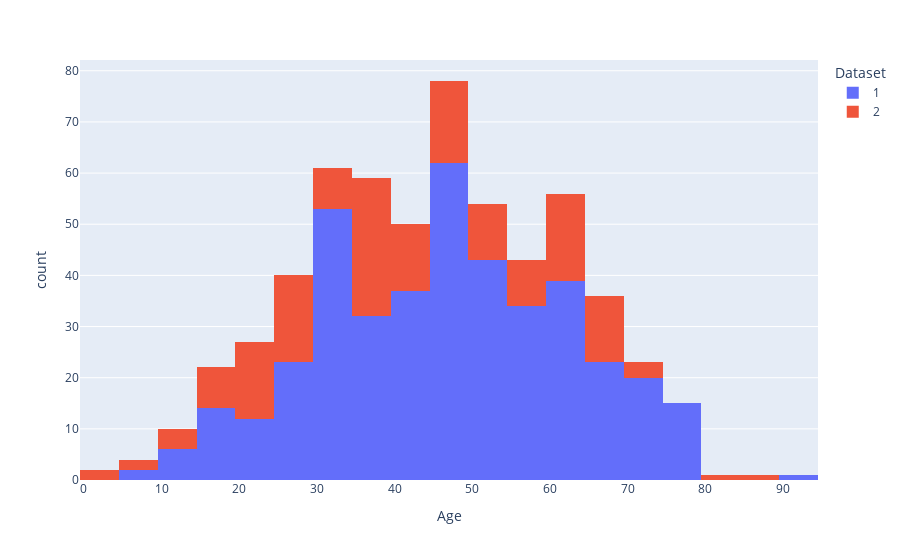
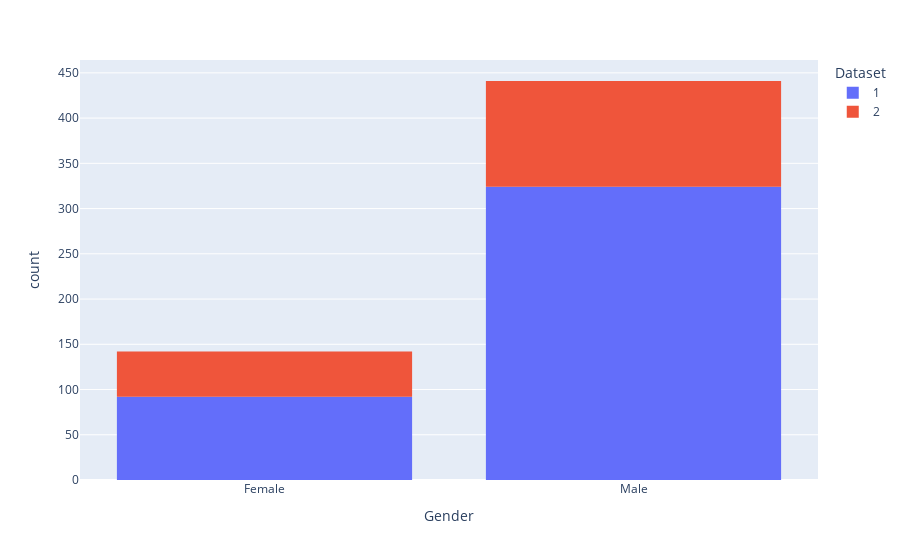
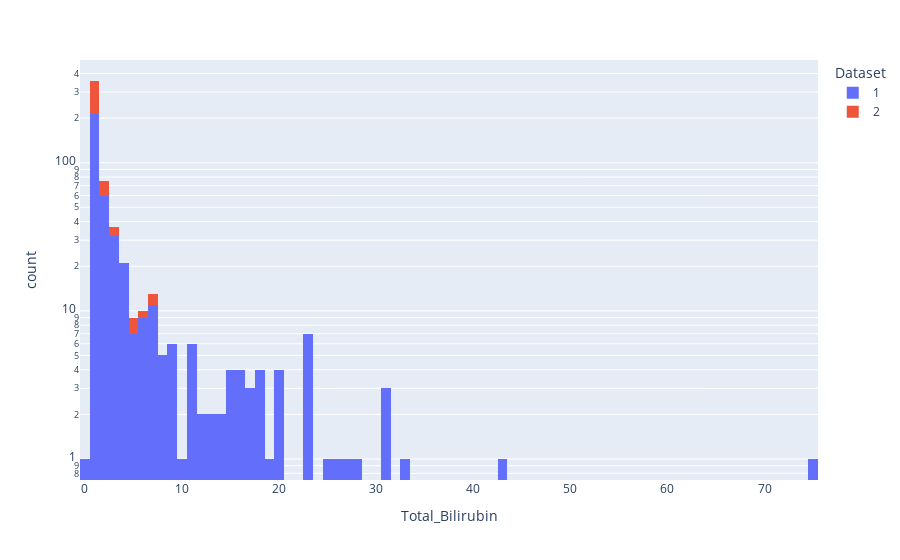
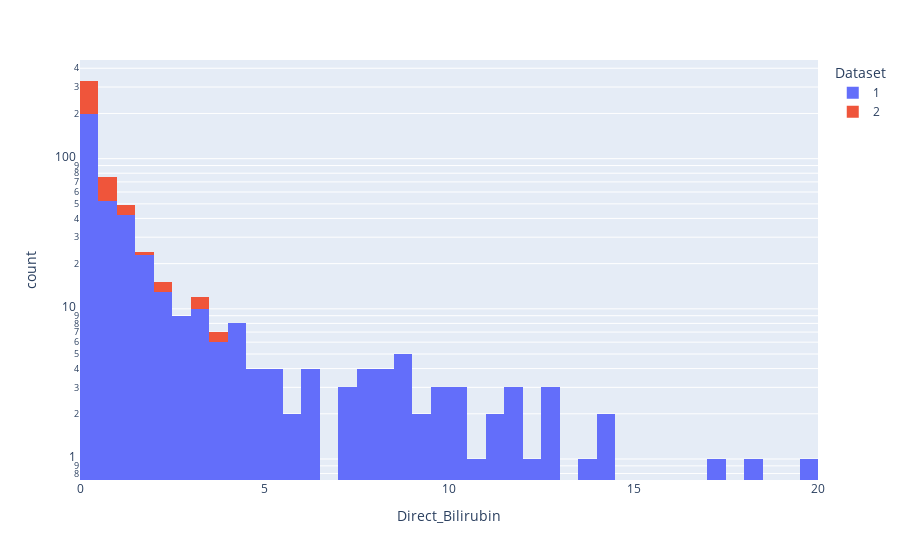

Notebook code cell kept with these figures, in order:
### Code cell
from plotly.express import histogram

for column in df.columns:
    histogram(data_frame=df, x=column, color='Dataset', log_y=column in {"Total_Bilirubin","Direct_Bilirubin","Alkaline_Phosphotase",
        "Alanine_Aminotransferase","Aspartate_Aminotransferase","Total_Protiens", "Albumin", "Albumin_and_Globulin_Ratio"}).show()

### Figure 1 — Plotly figure (JSON) as saved in the notebook; plotly's stock layout.template omitted (floating-point values rounded to 4 significant figures; data arrays with more than 128 entries replaced by an {"elided": "..."} marker saying what was removed)
{"data": [{"alignmentgroup": "True", "bingroup": "x", "hovertemplate": "Dataset=1<br>Age=%{x}<br>count=%{y}<extra></extra>", "legendgroup": "1", "marker": {"color": "#636efa", "pattern": {"shape": ""}}, "name": "1", "offsetgroup": "1", "orientation": "v", "showlegend": true, "type": "histogram", "x": {"elided": "416 int values"}, "xaxis": "x", "yaxis": "y"}, {"alignmentgroup": "True", "bingroup": "x", "hovertemplate": "Dataset=2<br>Age=%{x}<br>count=%{y}<extra></extra>", "legendgroup": "2", "marker": {"color": "#EF553B", "pattern": {"shape": ""}}, "name": "2", "offsetgroup": "2", "orientation": "v", "showlegend": true, "type": "histogram", "x": {"elided": "167 int values"}, "xaxis": "x", "yaxis": "y"}], "layout": {"barmode": "relative", "legend": {"title": {"text": "Dataset"}, "tracegroupgap": 0}, "margin": {"t": 60}, "xaxis": {"anchor": "y", "domain": [0, 1], "title": {"text": "Age"}}, "yaxis": {"anchor": "x", "domain": [0, 1], "title": {"text": "count"}}}}

### Figure 2 — Plotly figure (JSON) as saved in the notebook; plotly's stock layout.template omitted (floating-point values rounded to 4 significant figures; data arrays with more than 128 entries replaced by an {"elided": "..."} marker saying what was removed)
{"data": [{"alignmentgroup": "True", "bingroup": "x", "hovertemplate": "Dataset=1<br>Gender=%{x}<br>count=%{y}<extra></extra>", "legendgroup": "1", "marker": {"color": "#636efa", "pattern": {"shape": ""}}, "name": "1", "offsetgroup": "1", "orientation": "v", "showlegend": true, "type": "histogram", "x": {"elided": "416 str values"}, "xaxis": "x", "yaxis": "y"}, {"alignmentgroup": "True", "bingroup": "x", "hovertemplate": "Dataset=2<br>Gender=%{x}<br>count=%{y}<extra></extra>", "legendgroup": "2", "marker": {"color": "#EF553B", "pattern": {"shape": ""}}, "name": "2", "offsetgroup": "2", "orientation": "v", "showlegend": true, "type": "histogram", "x": {"elided": "167 str values"}, "xaxis": "x", "yaxis": "y"}], "layout": {"barmode": "relative", "legend": {"title": {"text": "Dataset"}, "tracegroupgap": 0}, "margin": {"t": 60}, "xaxis": {"anchor": "y", "domain": [0, 1], "title": {"text": "Gender"}}, "yaxis": {"anchor": "x", "domain": [0, 1], "title": {"text": "count"}}}}

### Figure 3 — Plotly figure (JSON) as saved in the notebook; plotly's stock layout.template omitted (floating-point values rounded to 4 significant figures; data arrays with more than 128 entries replaced by an {"elided": "..."} marker saying what was removed)
{"data": [{"alignmentgroup": "True", "bingroup": "x", "hovertemplate": "Dataset=1<br>Total_Bilirubin=%{x}<br>count=%{y}<extra></extra>", "legendgroup": "1", "marker": {"color": "#636efa", "pattern": {"shape": ""}}, "name": "1", "offsetgroup": "1", "orientation": "v", "showlegend": true, "type": "histogram", "x": {"elided": "416 float values"}, "xaxis": "x", "yaxis": "y"}, {"alignmentgroup": "True", "bingroup": "x", "hovertemplate": "Dataset=2<br>Total_Bilirubin=%{x}<br>count=%{y}<extra></extra>", "legendgroup": "2", "marker": {"color": "#EF553B", "pattern": {"shape": ""}}, "name": "2", "offsetgroup": "2", "orientation": "v", "showlegend": true, "type": "histogram", "x": {"elided": "167 float values"}, "xaxis": "x", "yaxis": "y"}], "layout": {"barmode": "relative", "legend": {"title": {"text": "Dataset"}, "tracegroupgap": 0}, "margin": {"t": 60}, "xaxis": {"anchor": "y", "domain": [0, 1], "title": {"text": "Total_Bilirubin"}}, "yaxis": {"anchor": "x", "domain": [0, 1], "title": {"text": "count"}, "type": "log"}}}

### Figure 4 — Plotly figure (JSON) as saved in the notebook; plotly's stock layout.template omitted (floating-point values rounded to 4 significant figures; data arrays with more than 128 entries replaced by an {"elided": "..."} marker saying what was removed)
{"data": [{"alignmentgroup": "True", "bingroup": "x", "hovertemplate": "Dataset=1<br>Direct_Bilirubin=%{x}<br>count=%{y}<extra></extra>", "legendgroup": "1", "marker": {"color": "#636efa", "pattern": {"shape": ""}}, "name": "1", "offsetgroup": "1", "orientation": "v", "showlegend": true, "type": "histogram", "x": {"elided": "416 float values"}, "xaxis": "x", "yaxis": "y"}, {"alignmentgroup": "True", "bingroup": "x", "hovertemplate": "Dataset=2<br>Direct_Bilirubin=%{x}<br>count=%{y}<extra></extra>", "legendgroup": "2", "marker": {"color": "#EF553B", "pattern": {"shape": ""}}, "name": "2", "offsetgroup": "2", "orientation": "v", "showlegend": true, "type": "histogram", "x": {"elided": "167 float values"}, "xaxis": "x", "yaxis": "y"}], "layout": {"barmode": "relative", "legend": {"title": {"text": "Dataset"}, "tracegroupgap": 0}, "margin": {"t": 60}, "xaxis": {"anchor": "y", "domain": [0, 1], "title": {"text": "Direct_Bilirubin"}}, "yaxis": {"anchor": "x", "domain": [0, 1], "title": {"text": "count"}, "type": "log"}}}
